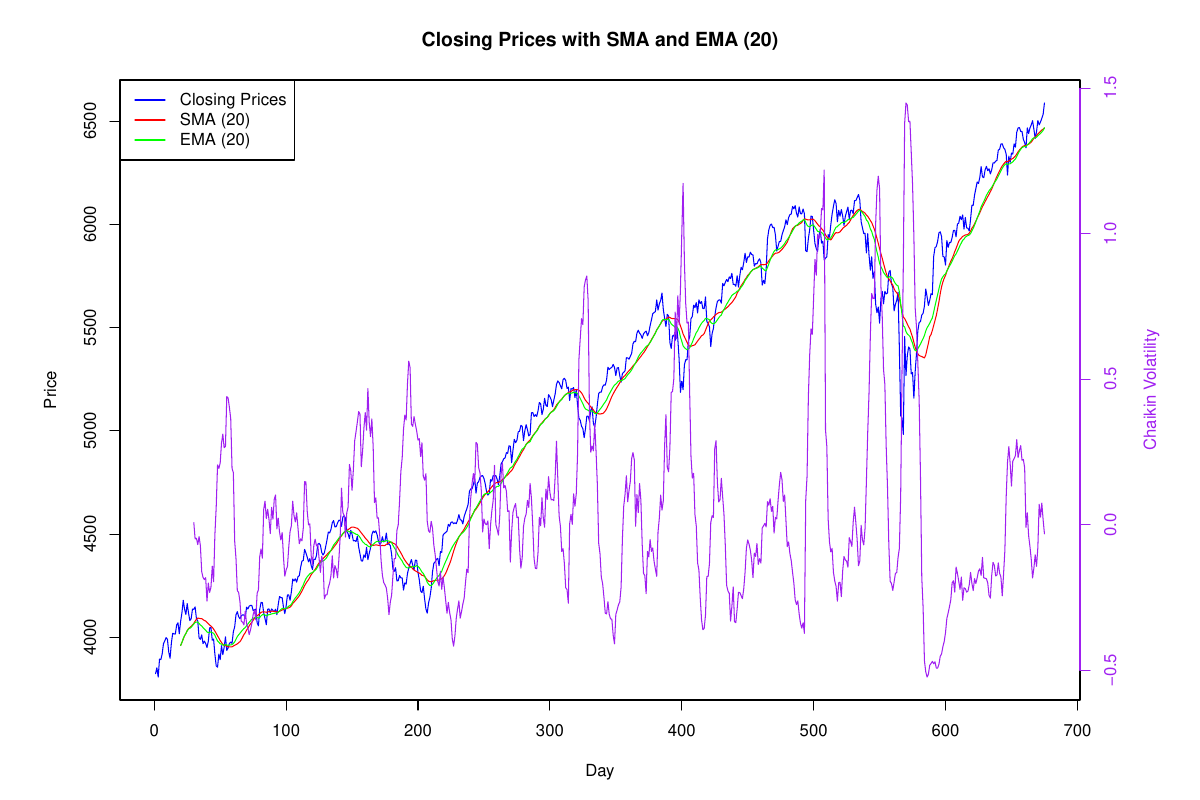

This chart was generated by the following R code:
library(TTR)
r_File = "stock.csv"

CSV = read.csv(r_File)
close = CSV[,3]

### Moving Averages Calculation ###
sma = SMA(close, n=20)
ema = EMA(close, n=20)

# Plot the closing prices and moving averages
# Save the plot as a PDF
pdf("moving-averages.pdf", width=8, height=6)  # Open a PDF device
plot(close, type="l", col="blue", main="Closing Prices with SMA and EMA (20)", ylab="Price", xlab="Day")
lines(sma, col="red")
lines(ema, col="green")
legend("topleft", legend=c("Closing Prices", "SMA (20)", "EMA (20)"), col=c("blue", "red", "green"), lty=1)
grid()
box()

#axis.Date(1, at=seq(min(date), max(date), by="1 month"), format="%Y-%m-%d")

dev.off()  # Close the PDF device
cat("Plot saved as moving-averages.pdf\n")

cat("SMA (20) values:\n")
print(head(sma, 10))
cat("EMA (20) values:\n")
print(head(ema, 10))

### Chaikin Volatility Calculation ###
Data = CSV[,c(1,2)] 
chai = chaikinVolatility(Data, n=15, maType="EMA")

# Plot the Chaikin Volatility
pdf("chaikin-volatility.pdf", width=8, height=6)  # Open a PDF device
plot(chai, type="l", col="blue", main="Chaikin Volatility (15)", ylab="Chaikin Volatility", xlab="Day")
grid()
box()
dev.off()  # Close the PDF device
cat("Plot saved as chaikin-volatility.pdf\n")

### Plot on same grid ###
pdf("financial-statistics.pdf", width=12, height=8)  # Open a PDF device

# Adjust margins to add padding to the right side
par(mar=c(5, 6, 4, 6))  # Increase the right margin (last value) to 6 lines

# Plot Moving Averages
plot(close, type="l", col="blue", main="Closing Prices with SMA and EMA (20)", ylab="Price", xlab="Day")
lines(sma, col="red")
lines(ema, col="green")
legend("topleft", legend=c("Closing Prices", "SMA (20)", "EMA (20)"), col=c("blue", "red", "green"), lty=1)

# Overlay Chaikin Volatility on the same plot with a secondary y-axis
par(new=TRUE)  # Allow overlaying a new plot
plot(chai, type="l", col="purple", axes=FALSE, xlab="", ylab="")  # Plot Chaikin Volatility without axes
axis(4, col="purple", col.axis="purple")  # Add a secondary y-axis on the right
mtext("Chaikin Volatility", side=4, line=3, col="purple")  # Label the right y-axis

dev.off()  # Close the PDF device
cat("Plot saved as financial-statistics.pdf\n")

cat("Done\n")